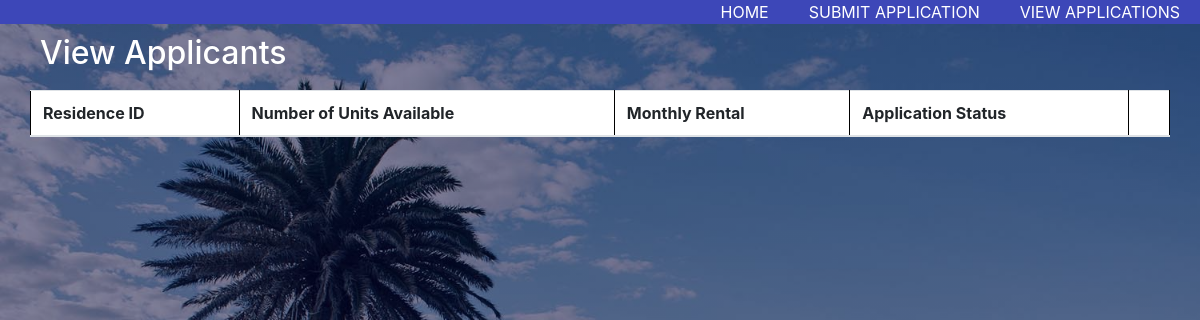
The app's page /viewApplicantsHousingOfficerForm.php, older data.
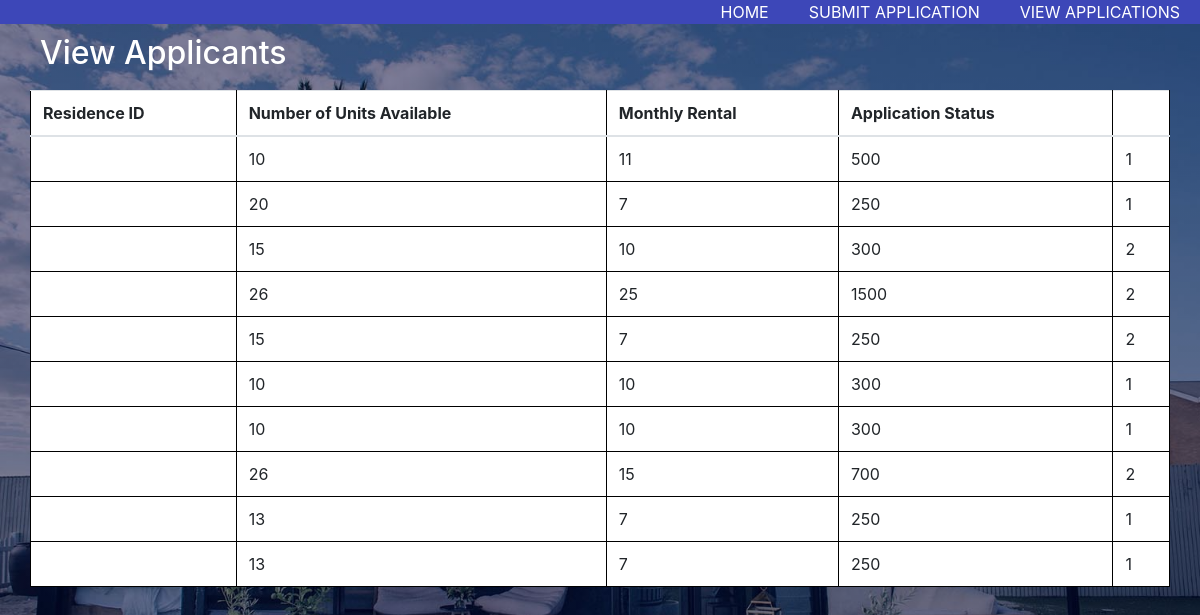
The same page, newer data.
### tables this page shows
CREATE TABLE `tb_residence` (
  `residence_ID` int(255) NOT NULL,
  `address` varchar(255) NOT NULL,
  `num_Units` int(255) NOT NULL,
  `size_Per_Unit` decimal(21,0) NOT NULL,
  `monthly_Rental` decimal(21,0) NOT NULL,
  `staff_ID` int(255) NOT NULL
);

### viewApplicantsHousingOfficerForm.php (the view, shortened to what this page needs)
<html>
	<head>
		<link rel="stylesheet" type="text/css" href="style.css">
		<link rel="stylesheet" type="text/css" href="https://stackpath.bootstrapcdn.com/bootstrap/4.4.1/css/bootstrap.min.css">
	</head>
	<body>
		<nav id="menu">
			<ul>
				<li><a href="viewApplicationsHousingOfficerForm.php"> VIEW APPLICATIONS </a></li>
				<li><a href="submitApplicationForm.php"> SUBMIT APPLICATION </a></li>
				<li><a href="homeApplicant.php"> HOME </a></li>
			</ul>
		</nav>
		<div class="container">
			<div class="view-box">
				<div class="row">
					<h2>View Applicants</h2>
						<table class="table table-hover">
							<thead>
								<tr>
									<th>Residence ID</th>
									<th>Number of Units Available</th>
									<th>Monthly Rental</th>
									<th>Application Status</th>
									<th> </th>
								</tr>
								<?php
								include "viewApplicantsHousingOfficer.php";
								$view = mysqli_query($con, "SELECT * FROM tb_residence");
								while($row=mysqli_fetch_array($view)){
								?>
								<form action="submitApplication.php" method="get">
									<tr>
										<td> <?php echo $row['resident_ID']; ?> </td>
										<td> <?php echo $row['num_Units']; ?> </td>
										<td> <?php echo $row['size_Per_Unit']; ?> </td>
										<td> <?php echo $row['monthly_Rental']; ?> </td>
										<td> <?php echo $row['staff_ID']; ?> </td>
									</tr>
								</form>
								<?php } ?>
							</thead>
					</table>
				</div>
			</div>
		</div>
	</body>
</html>

### style.css (style rules this page uses)
body { background: linear-gradient(rgba(0, 0, 50, 0.5),rgba(0, 0, 50, 0.5)),url(image.jpg); background-size: cover; background-position: center; }
a { color: #fff !important; margin-top: -200px !important; }
h2 { padding: 10px; color: #fff; }
table, th, td { border: 1px solid black; border-collapse: collapse; background-color: #fff; }
th, td { padding: 15px; text-align: left; }
#menu ul { list-style-type: none; margin: auto; padding: 0; overflow: hidden; background-color: #3D47B8; border-width: 1px; border-color: rgb(214, 213, 213); }
#menu li { float: right; }
#menu li a { padding: 14px 20px; text-decoration: none; }

Row changes from the older to the newer data that the page shows:
added tb_residence: num_Units "10", size_Per_Unit "11", monthly_Rental "500", staff_ID "1"
added tb_residence: num_Units "20", size_Per_Unit "7", monthly_Rental "250", staff_ID "1"
added tb_residence: num_Units "15", size_Per_Unit "10", monthly_Rental "300", staff_ID "2"
added tb_residence: num_Units "26", size_Per_Unit "25", monthly_Rental "1500", staff_ID "2"
added tb_residence: num_Units "15", size_Per_Unit "7", monthly_Rental "250", staff_ID "2"
added tb_residence: num_Units "10", size_Per_Unit "10", monthly_Rental "300", staff_ID "1"
added tb_residence: num_Units "10", size_Per_Unit "10", monthly_Rental "300", staff_ID "1"
added tb_residence: num_Units "26", size_Per_Unit "15", monthly_Rental "700", staff_ID "2"
added tb_residence: num_Units "13", size_Per_Unit "7", monthly_Rental "250", staff_ID "1"
added tb_residence: num_Units "13", size_Per_Unit "7", monthly_Rental "250", staff_ID "1"
